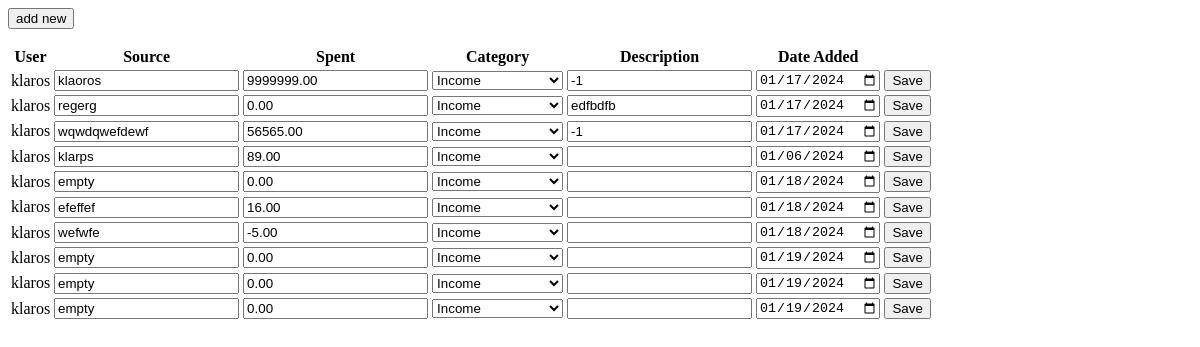
The app's page /payments/repeated/ (signed in), older data.
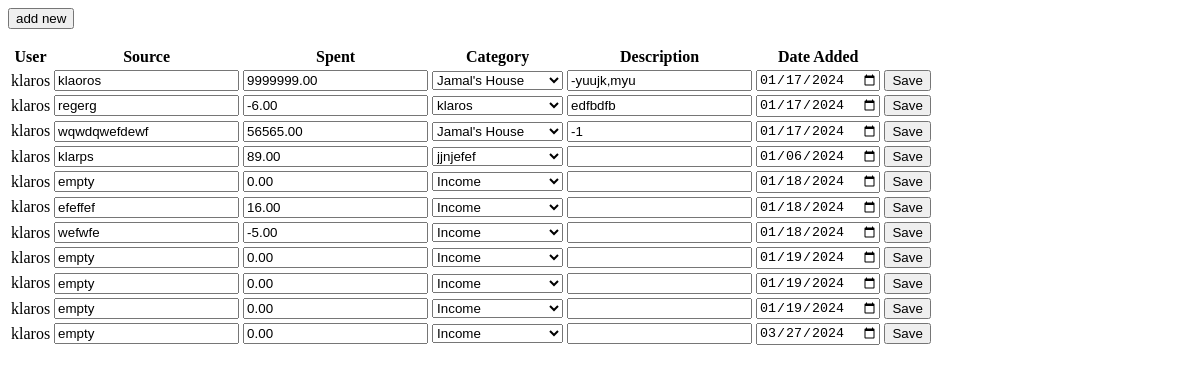
The same page, newer data.
### bucketapp/models.py (models this page shows)
class BasePayment(models.Model):
    budget_id = models.BigAutoField(primary_key=True)
    user = models.ForeignKey(User, on_delete=models.CASCADE)
    source = models.CharField(max_length=100, default='empty')  # source or name
    spent = models.DecimalField(max_digits=10, decimal_places=2, default=0.0)
    category = models.ForeignKey('Category', on_delete=models.CASCADE)
    date_received = models.DateField(default=timezone.now)
    description = models.TextField(blank=True)
    class Meta:
        abstract = True  # This makes BasePayment an abstract base class

class RepeatedPayment(BasePayment):
    FREQUENCY_CHOICES = [
        ('D', 'Daily'),
        ('W', 'Weekly'),
        ('M', 'Monthly'),
        ('Y', 'Yearly'),
    ]
    frequency = models.CharField(max_length=1, choices=FREQUENCY_CHOICES, default='W')
    next_payment_date = models.DateField(default=datetime.date.today())

class Category(models.Model):
    category_id = models.BigAutoField(primary_key=True)
    category_user = models.ForeignKey(User, on_delete=models.CASCADE)
    category_name = models.CharField(max_length=15)
    category_privacy = models.BooleanField()
    budgeted = models.DecimalField(max_digits=10, decimal_places=2, default=0.0)
    spent = models.DecimalField(max_digits=10, decimal_places=2, default=0.0)
    balance = models.DecimalField(max_digits=10, decimal_places=2, default=0.0)
    def __str__(self):
        return self.category_name

### bucketapp/views/management/repeated.py (the view, shortened to what this page needs)
# urls.py: path('payments/repeated/', RepeatedPaymentView.as_view(), name='add_repeated_payment'),
class RepeatedPaymentView(LoginRequiredMixin, View):
    def __init__(self, **kwargs):
        super().__init__(**kwargs)
        self.template_name = 'bucketapp/payment_view.html'
        self.function_mapping = {"save": self.save_payment,
                                 "add_new": self.add_new_category,
                                 "delete": self.delete_category,
                                 }
    def get(self, request):
        repeated_payments = RepeatedPayment.objects.filter(user=request.user)
        categories = Category.objects.filter(category_user=request.user)
        return render(request, self.template_name, {
            'payment_form': RepeatedPaymentForm(),
            'payment_records': repeated_payments,
            'payment_name': 'repeated_payment',
            'categories': categories,
        })

### bucketapp/views/management/forms.py
class RepeatedPaymentForm(forms.ModelForm):
    class Meta:
        model = RepeatedPayment
        fields = '__all__'
        exclude = ['user']
    def __init__(self, *args, **kwargs):
        user = kwargs.pop('user', None)
        super(RepeatedPaymentForm, self).__init__(*args, **kwargs)
        if user:
            self.fields['category'].queryset = Category.objects.filter(category_user=user)
            self.fields['category'].choices += [('new', 'Create new category...')]

### bucketapp/templates/bucketapp/payment_view.html (shortened to what this page needs)
<body>
<form method="post">
    <button name="submit" value="add_new">add new</button>
</form>
    <table>
        <tr>
            <th>User</th>
            <th>Source</th>
            <th>Spent</th>
            <th>Category</th>
            <th>Description</th>
            <th>Date Added</th>
        {% for payment in payment_records %}
        </tr>
            <form method="post">
                <tr>
                <td>{{ payment.user }}</td>
                <td>
                    <input type="text" name="name" value="{{ payment.source }}" />
                </td>
                <td>
                    <input type="number" name="spent" value="{{ payment.spent }}">
                </td>
                    <td>
                    <select type="text" name="category">
                        <option value="{{ payment.category }}">{{ payment.category.category_name }}</option>
                    </select>
                </td>
                <td>
                    <input type="text" name="description" value="{{ payment.description }}">
                </td>
                <td>
                    <input type="date" name="date" value='{{ payment.date_received|date:"Y-m-d"  }}'>
                </td>
                <td>
                    <button name="submit" value="save" type="submit" onclick="saveRow({{ payment.id }});">Save</button>
                </td>
                <td>
                </td>
            </form>
        {% endfor %}
    </table>
</body>

Row changes from the older to the newer data that the page shows:
changed RepeatedPayment "klaoros": category "Income" → "Jamal's House"; description "-1" → "-yuujk,myu"
changed RepeatedPayment "regerg": spent "0.00" → "-6.00"; category "Income" → "klaros"
changed RepeatedPayment "wqwdqwefdewf": category "Income" → "Jamal's House"
changed RepeatedPayment "klarps": category "Income" → "jjnjefef"
added RepeatedPayment: user "klaros", name "empty", spent "0.00", category "Income", date "03/27/2024"
